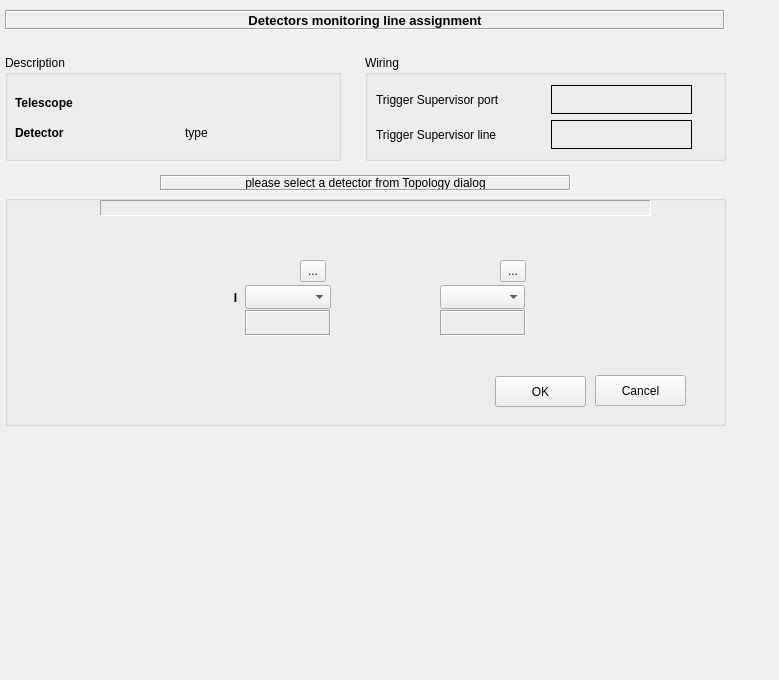
<?xml version="1.0" encoding="UTF-8"?>
<ui version="4.0">
 <class>odetMonForm</class>
 <widget class="QWidget" name="odetMonForm">
  <property name="geometry">
   <rect>
    <x>0</x>
    <y>0</y>
    <width>779</width>
    <height>680</height>
   </rect>
  </property>
  <property name="windowTitle">
   <string>Form</string>
  </property>
  <widget class="QGroupBox" name="descBox">
   <property name="geometry">
    <rect>
     <x>5</x>
     <y>55</y>
     <width>336</width>
     <height>106</height>
    </rect>
   </property>
   <property name="title">
    <string>Description</string>
   </property>
   <widget class="QWidget" name="layoutWidget">
    <property name="geometry">
     <rect>
      <x>10</x>
      <y>40</y>
      <width>161</width>
      <height>16</height>
     </rect>
    </property>
    <layout class="QHBoxLayout" name="hl3">
     <item>
      <widget class="QLabel" name="telLabel">
       <property name="font">
        <font>
         <weight>75</weight>
         <bold>true</bold>
        </font>
       </property>
       <property name="text">
        <string>Telescope</string>
       </property>
      </widget>
     </item>
     <item>
      <widget class="QLabel" name="telNameLabel">
       <property name="text">
        <string/>
       </property>
      </widget>
     </item>
    </layout>
   </widget>
   <widget class="QWidget" name="layoutWidget_2">
    <property name="geometry">
     <rect>
      <x>10</x>
      <y>70</y>
      <width>161</width>
      <height>16</height>
     </rect>
    </property>
    <layout class="QHBoxLayout" name="hl5">
     <item>
      <widget class="QLabel" name="detLabel">
       <property name="font">
        <font>
         <weight>75</weight>
         <bold>true</bold>
        </font>
       </property>
       <property name="text">
        <string>Detector</string>
       </property>
      </widget>
     </item>
     <item>
      <widget class="QLabel" name="detNameLabel">
       <property name="text">
        <string/>
       </property>
      </widget>
     </item>
    </layout>
   </widget>
   <widget class="QWidget" name="layoutWidget_3">
    <property name="geometry">
     <rect>
      <x>180</x>
      <y>70</y>
      <width>131</width>
      <height>16</height>
     </rect>
    </property>
    <layout class="QHBoxLayout" name="hl4">
     <item>
      <widget class="QLabel" name="typeLabel">
       <property name="font">
        <font>
         <weight>50</weight>
         <italic>false</italic>
         <bold>false</bold>
        </font>
       </property>
       <property name="text">
        <string>type</string>
       </property>
      </widget>
     </item>
     <item>
      <widget class="QLabel" name="detTypeLabel">
       <property name="text">
        <string/>
       </property>
      </widget>
     </item>
    </layout>
   </widget>
  </widget>
  <widget class="QGroupBox" name="wiringBox">
   <property name="geometry">
    <rect>
     <x>365</x>
     <y>55</y>
     <width>361</width>
     <height>106</height>
    </rect>
   </property>
   <property name="title">
    <string>Wiring</string>
   </property>
   <property name="flat">
    <bool>false</bool>
   </property>
   <property name="checkable">
    <bool>false</bool>
   </property>
   <widget class="QLabel" name="wiringStatusIcon">
    <property name="geometry">
     <rect>
      <x>55</x>
      <y>0</y>
      <width>26</width>
      <height>16</height>
     </rect>
    </property>
    <property name="frameShape">
     <enum>QFrame::NoFrame</enum>
    </property>
    <property name="frameShadow">
     <enum>QFrame::Plain</enum>
    </property>
    <property name="text">
     <string/>
    </property>
    <property name="textFormat">
     <enum>Qt::PlainText</enum>
    </property>
    <property name="scaledContents">
     <bool>false</bool>
    </property>
    <property name="alignment">
     <set>Qt::AlignHCenter|Qt::AlignTop</set>
    </property>
    <property name="wordWrap">
     <bool>true</bool>
    </property>
    <property name="openExternalLinks">
     <bool>false</bool>
    </property>
   </widget>
   <widget class="QWidget" name="layoutWidget_4">
    <property name="geometry">
     <rect>
      <x>11</x>
      <y>30</y>
      <width>316</width>
      <height>64</height>
     </rect>
    </property>
    <layout class="QHBoxLayout" name="horizontalLayout_2">
     <item>
      <layout class="QVBoxLayout" name="verticalLayout_4">
       <item>
        <widget class="QLabel" name="tsiPortLabel">
         <property name="font">
          <font>
           <weight>50</weight>
           <bold>false</bold>
          </font>
         </property>
         <property name="text">
          <string>Trigger Supervisor port</string>
         </property>
        </widget>
       </item>
       <item>
        <widget class="QLabel" name="tsiLineLabel">
         <property name="font">
          <font>
           <weight>50</weight>
           <bold>false</bold>
          </font>
         </property>
         <property name="text">
          <string>Trigger Supervisor line</string>
         </property>
        </widget>
       </item>
      </layout>
     </item>
     <item>
      <spacer name="horizontalSpacer_3">
       <property name="orientation">
        <enum>Qt::Horizontal</enum>
       </property>
       <property name="sizeHint" stdset="0">
        <size>
         <width>40</width>
         <height>20</height>
        </size>
       </property>
      </spacer>
     </item>
     <item>
      <layout class="QVBoxLayout" name="verticalLayout_5">
       <item>
        <widget class="QLabel" name="portLabel">
         <property name="minimumSize">
          <size>
           <width>141</width>
           <height>21</height>
          </size>
         </property>
         <property name="font">
          <font>
           <pointsize>11</pointsize>
           <weight>75</weight>
           <bold>true</bold>
          </font>
         </property>
         <property name="frameShape">
          <enum>QFrame::Box</enum>
         </property>
         <property name="text">
          <string/>
         </property>
         <property name="textFormat">
          <enum>Qt::AutoText</enum>
         </property>
         <property name="alignment">
          <set>Qt::AlignCenter</set>
         </property>
        </widget>
       </item>
       <item>
        <widget class="QLabel" name="lineLabel">
         <property name="minimumSize">
          <size>
           <width>141</width>
           <height>21</height>
          </size>
         </property>
         <property name="font">
          <font>
           <pointsize>11</pointsize>
           <weight>75</weight>
           <bold>true</bold>
          </font>
         </property>
         <property name="frameShape">
          <enum>QFrame::Box</enum>
         </property>
         <property name="text">
          <string/>
         </property>
         <property name="textFormat">
          <enum>Qt::AutoText</enum>
         </property>
         <property name="alignment">
          <set>Qt::AlignCenter</set>
         </property>
        </widget>
       </item>
      </layout>
     </item>
     <item>
      <layout class="QVBoxLayout" name="verticalLayout_6"/>
     </item>
    </layout>
   </widget>
  </widget>
  <widget class="QLabel" name="title">
   <property name="geometry">
    <rect>
     <x>5</x>
     <y>10</y>
     <width>720</width>
     <height>20</height>
    </rect>
   </property>
   <property name="font">
    <font>
     <pointsize>10</pointsize>
     <weight>75</weight>
     <bold>true</bold>
     <underline>false</underline>
     <strikeout>false</strikeout>
    </font>
   </property>
   <property name="frameShape">
    <enum>QFrame::Box</enum>
   </property>
   <property name="frameShadow">
    <enum>QFrame::Sunken</enum>
   </property>
   <property name="text">
    <string>Detectors monitoring line assignment</string>
   </property>
   <property name="textFormat">
    <enum>Qt::AutoText</enum>
   </property>
   <property name="scaledContents">
    <bool>false</bool>
   </property>
   <property name="alignment">
    <set>Qt::AlignCenter</set>
   </property>
   <property name="textInteractionFlags">
    <set>Qt::NoTextInteraction</set>
   </property>
  </widget>
  <widget class="QLabel" name="helpLabel">
   <property name="geometry">
    <rect>
     <x>160</x>
     <y>175</y>
     <width>411</width>
     <height>16</height>
    </rect>
   </property>
   <property name="autoFillBackground">
    <bool>false</bool>
   </property>
   <property name="frameShape">
    <enum>QFrame::Box</enum>
   </property>
   <property name="frameShadow">
    <enum>QFrame::Sunken</enum>
   </property>
   <property name="lineWidth">
    <number>1</number>
   </property>
   <property name="midLineWidth">
    <number>0</number>
   </property>
   <property name="text">
    <string>please select a detector from Topology dialog</string>
   </property>
   <property name="textFormat">
    <enum>Qt::AutoText</enum>
   </property>
   <property name="alignment">
    <set>Qt::AlignCenter</set>
   </property>
  </widget>
  <widget class="QGroupBox" name="detBox">
   <property name="geometry">
    <rect>
     <x>5</x>
     <y>195</y>
     <width>721</width>
     <height>231</height>
    </rect>
   </property>
   <property name="title">
    <string/>
   </property>
   <widget class="QLabel" name="titleIlabel">
    <property name="geometry">
     <rect>
      <x>215</x>
      <y>95</y>
      <width>31</width>
      <height>16</height>
     </rect>
    </property>
    <property name="font">
     <font>
      <weight>75</weight>
      <bold>true</bold>
     </font>
    </property>
    <property name="text">
     <string>I</string>
    </property>
    <property name="alignment">
     <set>Qt::AlignCenter</set>
    </property>
   </widget>
   <widget class="QLabel" name="stretchLabel">
    <property name="geometry">
     <rect>
      <x>325</x>
      <y>30</y>
      <width>116</width>
      <height>146</height>
     </rect>
    </property>
    <property name="text">
     <string/>
    </property>
    <property name="pixmap">
     <pixmap resource="icons.qrc">:/icon/icons/stretch.png</pixmap>
    </property>
   </widget>
   <widget class="QComboBox" name="comboStretch">
    <property name="geometry">
     <rect>
      <x>435</x>
      <y>90</y>
      <width>85</width>
      <height>24</height>
     </rect>
    </property>
    <property name="currentIndex">
     <number>-1</number>
    </property>
   </widget>
   <widget class="QPushButton" name="cancelMonButton">
    <property name="geometry">
     <rect>
      <x>590</x>
      <y>180</y>
      <width>91</width>
      <height>31</height>
     </rect>
    </property>
    <property name="text">
     <string>Cancel</string>
    </property>
    <property name="icon">
     <iconset>
      <normalon>:/icon/icons/cancel-large.png</normalon>
     </iconset>
    </property>
   </widget>
   <widget class="QPushButton" name="okMonButton">
    <property name="geometry">
     <rect>
      <x>490</x>
      <y>181</y>
      <width>91</width>
      <height>31</height>
     </rect>
    </property>
    <property name="text">
     <string>OK</string>
    </property>
    <property name="icon">
     <iconset>
      <normalon>:/icon/icons/ok-large.png</normalon>
     </iconset>
    </property>
   </widget>
   <widget class="QComboBox" name="comboLineI">
    <property name="geometry">
     <rect>
      <x>240</x>
      <y>90</y>
      <width>86</width>
      <height>24</height>
     </rect>
    </property>
   </widget>
   <widget class="QToolButton" name="editLineI">
    <property name="geometry">
     <rect>
      <x>295</x>
      <y>65</y>
      <width>26</width>
      <height>22</height>
     </rect>
    </property>
    <property name="text">
     <string>...</string>
    </property>
    <property name="icon">
     <iconset>
      <normalon>:/icon/icons/edit.png</normalon>
     </iconset>
    </property>
    <property name="iconSize">
     <size>
      <width>16</width>
      <height>16</height>
     </size>
    </property>
   </widget>
   <widget class="QToolButton" name="editStretch">
    <property name="geometry">
     <rect>
      <x>495</x>
      <y>65</y>
      <width>26</width>
      <height>22</height>
     </rect>
    </property>
    <property name="text">
     <string>...</string>
    </property>
    <property name="icon">
     <iconset>
      <normalon>:/icon/icons/edit.png</normalon>
     </iconset>
    </property>
    <property name="iconSize">
     <size>
      <width>16</width>
      <height>16</height>
     </size>
    </property>
   </widget>
   <widget class="QLabel" name="labelStretch">
    <property name="geometry">
     <rect>
      <x>435</x>
      <y>115</y>
      <width>86</width>
      <height>26</height>
     </rect>
    </property>
    <property name="minimumSize">
     <size>
      <width>86</width>
      <height>26</height>
     </size>
    </property>
    <property name="font">
     <font>
      <weight>75</weight>
      <bold>true</bold>
     </font>
    </property>
    <property name="whatsThis">
     <string>&lt;!DOCTYPE HTML PUBLIC &quot;-//W3C//DTD HTML 4.0//EN&quot; &quot;http://www.w3.org/TR/REC-html40/strict.dtd&quot;&gt;
&lt;html&gt;&lt;head&gt;&lt;meta name=&quot;qrichtext&quot; content=&quot;1&quot; /&gt;&lt;style type=&quot;text/css&quot;&gt;
p, li { white-space: pre-wrap; }
&lt;/style&gt;&lt;/head&gt;&lt;body style=&quot; font-family:'Sans'; font-size:9pt; font-weight:600; font-style:normal;&quot;&gt;
&lt;p style=&quot;-qt-paragraph-type:empty; margin-top:0px; margin-bottom:0px; margin-left:0px; margin-right:0px; -qt-block-indent:0; text-indent:0px;&quot;&gt;&lt;/p&gt;&lt;/body&gt;&lt;/html&gt;</string>
    </property>
    <property name="frameShape">
     <enum>QFrame::Box</enum>
    </property>
    <property name="frameShadow">
     <enum>QFrame::Sunken</enum>
    </property>
    <property name="text">
     <string/>
    </property>
    <property name="textFormat">
     <enum>Qt::RichText</enum>
    </property>
    <property name="scaledContents">
     <bool>false</bool>
    </property>
    <property name="alignment">
     <set>Qt::AlignCenter</set>
    </property>
   </widget>
   <widget class="QLabel" name="statsLabel">
    <property name="geometry">
     <rect>
      <x>95</x>
      <y>5</y>
      <width>551</width>
      <height>16</height>
     </rect>
    </property>
    <property name="frameShape">
     <enum>QFrame::Panel</enum>
    </property>
    <property name="frameShadow">
     <enum>QFrame::Sunken</enum>
    </property>
    <property name="text">
     <string/>
    </property>
    <property name="textFormat">
     <enum>Qt::RichText</enum>
    </property>
    <property name="alignment">
     <set>Qt::AlignCenter</set>
    </property>
   </widget>
   <widget class="QLabel" name="labelLineI">
    <property name="geometry">
     <rect>
      <x>240</x>
      <y>115</y>
      <width>86</width>
      <height>26</height>
     </rect>
    </property>
    <property name="minimumSize">
     <size>
      <width>86</width>
      <height>26</height>
     </size>
    </property>
    <property name="font">
     <font>
      <weight>75</weight>
      <bold>true</bold>
     </font>
    </property>
    <property name="whatsThis">
     <string>&lt;!DOCTYPE HTML PUBLIC &quot;-//W3C//DTD HTML 4.0//EN&quot; &quot;http://www.w3.org/TR/REC-html40/strict.dtd&quot;&gt;
&lt;html&gt;&lt;head&gt;&lt;meta name=&quot;qrichtext&quot; content=&quot;1&quot; /&gt;&lt;style type=&quot;text/css&quot;&gt;
p, li { white-space: pre-wrap; }
&lt;/style&gt;&lt;/head&gt;&lt;body style=&quot; font-family:'Sans'; font-size:9pt; font-weight:600; font-style:normal;&quot;&gt;
&lt;p style=&quot;-qt-paragraph-type:empty; margin-top:0px; margin-bottom:0px; margin-left:0px; margin-right:0px; -qt-block-indent:0; text-indent:0px;&quot;&gt;&lt;/p&gt;&lt;/body&gt;&lt;/html&gt;</string>
    </property>
    <property name="frameShape">
     <enum>QFrame::Box</enum>
    </property>
    <property name="frameShadow">
     <enum>QFrame::Sunken</enum>
    </property>
    <property name="text">
     <string/>
    </property>
    <property name="textFormat">
     <enum>Qt::RichText</enum>
    </property>
    <property name="scaledContents">
     <bool>false</bool>
    </property>
    <property name="alignment">
     <set>Qt::AlignCenter</set>
    </property>
   </widget>
  </widget>
 </widget>
 <tabstops>
  <tabstop>comboLineI</tabstop>
  <tabstop>editLineI</tabstop>
  <tabstop>comboStretch</tabstop>
  <tabstop>editStretch</tabstop>
  <tabstop>okMonButton</tabstop>
  <tabstop>cancelMonButton</tabstop>
 </tabstops>
 <resources>
  <include location="icons.qrc"/>
 </resources>
 <connections/>
</ui>
